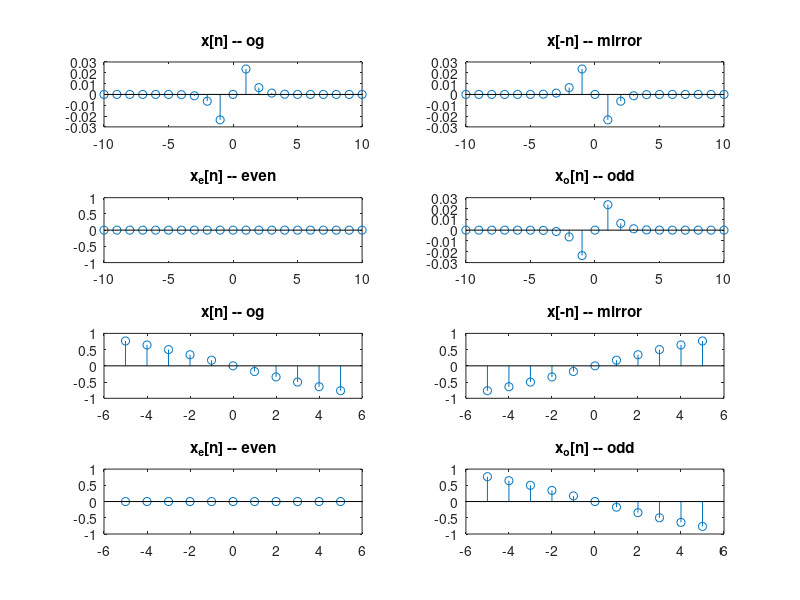

Here is the MATLAB script that generated this plot:
% Dean 

clc;
clear all;

rows = 4;
col = 2;

% PART A)
n = [-10:10];
x = exp(-2.*abs(n)) .* sin ((2*pi /36).*n);

% OG Signal
subplot(rows, col, 1)
stem (n, x)
title('x[n] -- og')

% Mirrored Signal
n_inv = -1.* n;
subplot(rows, col, 2)
stem (n_inv, x)
title('x[-n] -- mirror')


% Even Component
x2 = exp(-2.*abs(n_inv)) .* sin ((2*pi /36).*n_inv);
even = (1/2) * (x + x2);

subplot(rows, col, 3)
stem (n, even)
title('x_e[n] -- even')

% Odd Component
odd = (1/2) * (x - x2);
subplot(rows, col, 4)
stem (n, odd)
title('x_o[n] -- odd')

% % % % % % % % % % % % % % % % % % % % % % % % % % % 
% % % % % % % % % % % % % % % % % % % % % % % % % % % 

% PART B)
n = [-5:5];
x = (-1.^(n - 1)).* sin ((2*pi /36).*n);

% OG Signal
subplot(rows, col, 5)
stem (n, x)
title('x[n] -- og')

% Mirrored Signal
n_inv = -1.* n;
subplot(rows, col, 6)
stem (n_inv, x)
title('x[-n] -- mirror')


% Even Component
x2 = (-1.^(n_inv - 1)).* sin ((2*pi /36).*n_inv);
even = (1/2) * (x + x2);

subplot(rows, col, 7)
stem (n, even)
title('x_e[n] -- even')

% Odd Component
odd = (1/2) * (x - x2);
subplot(rows, col, 8)
stem (n, odd)
title('x_o[n] -- odd')

